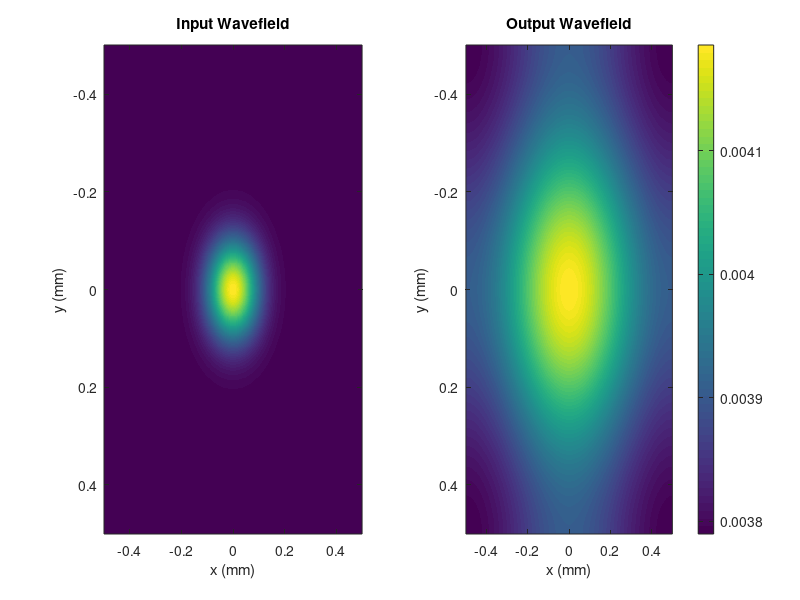

Write MATLAB code to recreate this figure.
% Define physical parameters
wavelength = 0.5e-3; % wavelength of the wavefield in meters
z = 1e-4; % propagation distance in meters
Nx = 1024; % number of pixels in x direction
Ny = 1024; % number of pixels in y direction
Lx = 1e-3; % size of computational window in x direction in meters
Ly = 1e-3; % size of computational window in y direction in meters

% Define spatial coordinates
dx = Lx/Nx; % spatial step size in x direction in meters
dy = Ly/Ny; % spatial step size in y direction in meters
x = -Lx/2:dx:Lx/2;
y = -Ly/2:dy:Ly/2;
[X,Y] = meshgrid(x,y);

% Define input wavefield
u0 = exp(-((X.^2 + Y.^2)/(2*(0.1e-3)^2))); % Gaussian beam

% Perform Fourier transform of input wavefield
U0 = fftshift(fft2(u0));

% Define kx and ky coordinates
kx = 2*pi*linspace(-1/(2*dx), 1/(2*dx), Nx+1);
ky = 2*pi*linspace(-1/(2*dy), 1/(2*dy), Ny+1);
[Kx,Ky] = meshgrid(kx,ky);

% Define propagation kernel
k = 2*pi/wavelength;
H = exp(1i*k*z*sqrt(1 - (wavelength*Kx).^2 - (wavelength*Ky).^2));

% Apply propagation kernel in Fourier domain
U1 = U0.*H;

% Perform inverse Fourier transform to obtain output wavefield
u1 = ifft2(ifftshift(U1));

% Plot input and output wavefields
figure;
subplot(1,2,1);
imagesc(x*1e3,y*1e3,abs(u0).^2);
xlabel('x (mm)');
ylabel('y (mm)');
title('Input Wavefield');
subplot(1,2,2);
imagesc(x*1e3,y*1e3,abs(u1).^2);
xlabel('x (mm)');
ylabel('y (mm)');
title('Output Wavefield');
colorbar();


